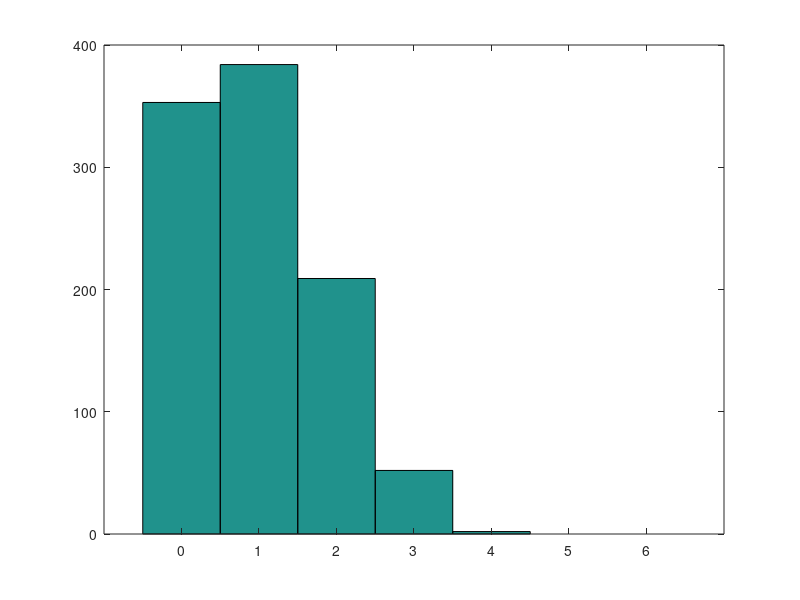

Reproduce this figure in MATLAB.
%%simulate sampling segments with different dot densities. 

clear all

SkelLength=300;
AveDens=.1;
Interval=1/AveDens;
NumDot=fix(SkelLength*AveDens);
RandSkel=rand(NumDot,1)*SkelLength;
EvenSkel=(Interval/2:Interval:SkelLength-Interval/2)';
ClustSkel=EvenSkel(2:3:size(EvenSkel,1));
ClustSkel=[ClustSkel ;ClustSkel ;ClustSkel ];
Scat=randn(size(ClustSkel,1),1)*(Interval/2); %list of random with normal distribution multiplied times standard dev
ClustSkel=ClustSkel+Scat;


UseSkel=RandSkel;

%{
ShowSkel=zeros(SkelLength,1);
for i = 1 : NumDot
    ShowSkel(fix(UseSkel(i))+1)=ShowSkel(fix(UseSkel(i))+1)+1;
end
image(ShowSkel*50)
%}

Samp=1000;
clear Hits
SegLength=Interval;
for i = 1:Samp
   Seg=rand*(SkelLength-Interval);
   Hits(i)=sum((UseSkel>=Seg)&(UseSkel<=(Seg+Interval)));
    
end
hist(Hits,0:1:6)
